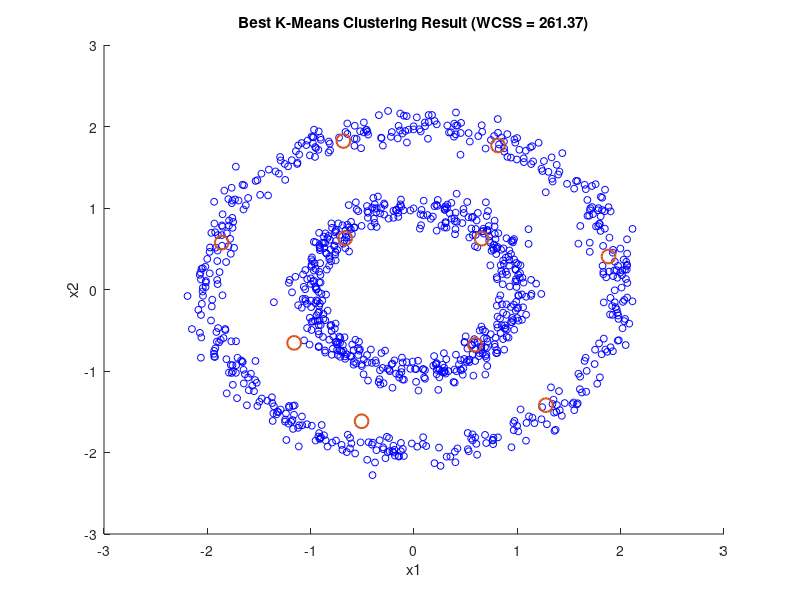

MATLAB code to generate this figure:
function [data ,label] = sample_circle( num_cluster, points_per_cluster )
% Function to sample 2-D circle-shaped clusters
% Input:
% num_cluster: the number of clusters 
% points_per_cluster: a vector of [num_cluster] numbers, each specify the
% number of points in each cluster 
% Output:
% data: sampled data points. Each row is a data point;
% label: ground truth label for each data points.
%
% EC 503: Learning from Data
% Fall 2022
% Instructor: Prakash Ishwar
% HW 3, Problem 3.2(f) 
%%%%%%%%%%%%%%%%%%%%%%%%%%%%%%%%%%%%%%%%%%%%%%%%%%%%%%%%%%%%%%%%%%%%%%%%%

if nargin == 0
  num_cluster = 2;
  points_per_cluster = 500*ones(num_cluster,1);
end
if nargin == 1
   points_per_cluster = 500*ones(num_cluster,1);
end
points_per_cluster=points_per_cluster(:);

data = zeros([sum(points_per_cluster), 2]);
label = zeros(sum(points_per_cluster),1);
idx = 1;
bandwidth = 0.1;

for k = 1 : num_cluster
    theta = 2 * pi * rand(points_per_cluster(k), 1);
    rho = k + randn(points_per_cluster(k), 1) * bandwidth;
    [x, y] = pol2cart(theta, rho);
    data(idx:idx+points_per_cluster(k)-1,:) = [x, y];
    label(idx:idx+points_per_cluster(k)-1)=k;
    idx = idx + points_per_cluster(k);
end
DATA = data;

num_inits = 10; % Number of random initializations
K = 10; % Number of clusters
labels = ones(length(DATA),1);
converged = 0;

convergence_threshold = 0.025;

best_WCSS = Inf; % Initialize the best WCSS to a large value
WCSS_values = zeros(num_inits, 1); % Store WCSS values for each initialization

for init = 1:num_inits
    % Random the initialization 
    min_data = min(DATA, [], 1);
    max_data = max(DATA, [], 1);
    MU_init= repmat(min_data,K,1) + rand(K,2) .* (repmat(max_data - min_data, K, 1));

    MU_current = MU_init;
    disp(MU_current)
    MU_previous = MU_init;
    labels = ones(length(DATA),1);
    converged = 0;

    while (converged==0)

        distance = zeros(length(DATA),K);
        for k=1:K
            distance(:,k)=sum((DATA-MU_current(k,:)).^2,2);
        end
        [value,labels] = min(distance,[],2);
        for k= 1:K
            MU_current(k,:) = mean(DATA(labels==k,:),1);
        end

       if max(abs(MU_previous-MU_current)) < convergence_threshold

            converged=1;
       end
       MU_previous = MU_current;
    end

    % Calculate WCSS for this initialization

    WCSS = 0;  % Initialize the WCSS
    for i = 1:size(DATA, 1)  % Loop through each data point
        for j = 1:size(DATA, 2)  % Loop through each dimension
            WCSS = WCSS + (DATA(i, j) - MU_current(labels(i), j))^2;
        end
    end

    WCSS_values(init) = WCSS;
    % Check if this is the best initialization so far
    if WCSS < best_WCSS
        best_WCSS = WCSS;
        best_MU = MU_current;
        best_labels = labels;
    end
end

% Plot the best clustering results
figure;
hold on;
scatter(DATA(:,1), DATA(:,2), 25, 'b');
scatter(best_MU(:,1), best_MU(:,2), 100, 'k*', 'LineWidth', 1.5);
hold off;
title(sprintf('Best K-Means Clustering Result (WCSS = %.2f)', best_WCSS));
xlabel('x1');
ylabel('x2');

% Display all WCSS values
disp('WCSS values for each initialization:');
disp(WCSS_values);